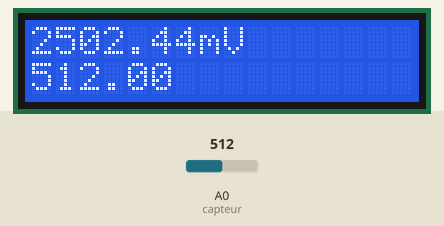
A sketch run on a simulated Arduino Uno, built with avr-gcc and run on an emulated ATmega328P. Parts: 16×2 character LCD. The test bench sets the inputs (shaded band); at power-on: A0 (capteur) = 512. What the sketch prints to the serial monitor is not drawn.

Above: at 1.2 s.
1.3 s: A0 (capteur) set to 211
At 3.6 s:
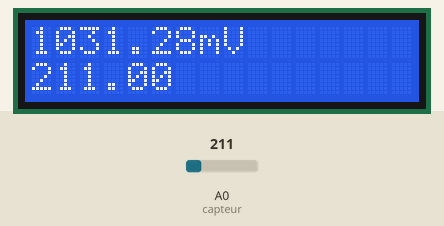
4.6 s: A0 (capteur) set to 190
At 6.8 s:
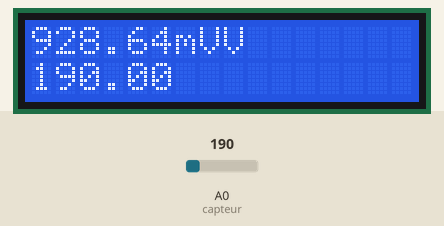
7.6 s: A0 (capteur) set to 22
At 9.9 s:
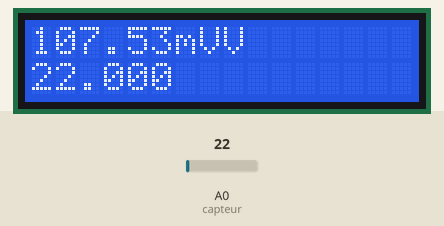
10.7 s: A0 (capteur) set to 19
At 12.9 s:
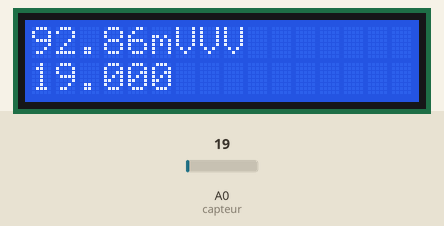
13.7 s: A0 (capteur) set to 0
At 15.7 s:
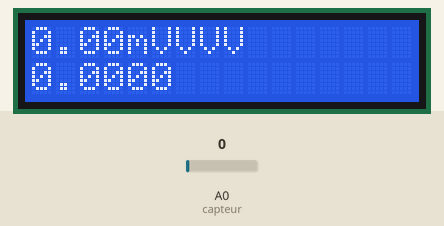
Timing chart, 0 to 17.2 s (numbered marks = the images above; inputs shaded):
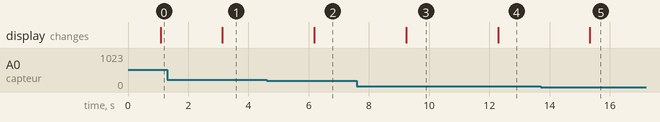

Measured:
- the behaviour switches between 205 and 204 on A0 (capteur) (found by bisection; images 1 and 2)
- the behaviour switches between 21 and 20 on A0 (capteur) (found by bisection; images 3 and 4)
- after the input at 1.3 s, the display: changes after 1.8 s (image 1)
- after the input at 4.6 s, the display: changes after 1.6 s (image 2)
- after the input at 7.6 s, the display: changes after 1.6 s (image 3)
- after the input at 10.7 s, the display: changes after 1.6 s (image 4)
- after the input at 13.7 s, the display: changes after 1.6 s (image 5)

The sketch:

conductimetrie_sur_ecran_i2c.ino
```cpp
#include <Wire.h>
#include <LiquidCrystal_I2C.h>

/*
** Example Arduino sketch for SainSmart I2C LCD Screen 16×2
** based on https://bitbucket.org/celem/sainsmart-i2c-lcd/src/3adf8e0d2443/sainlcdtest.ino
** by
** Edward Comer
** LICENSE: GNU General Public License, version 3 (GPL-3.0)

** This example uses F Malpartida’s NewLiquidCrystal library. Obtain from:
** https://bitbucket.org/fmalpartida/new-liquidcrystal

** Modified – Ian Brennan ianbren at hotmail.com 23-10-2012 to support Tutorial posted to Arduino.cc

** Written for and tested with Arduino 1.0
**
** NOTE: Tested on Arduino Uno whose I2C pins are A4==SDA, A5==SCL

*/


// configuration de l'écran

#include <Wire.h>
#include <LCD.h>
#include <LiquidCrystal_I2C.h>


#define I2C_ADDR 0x3F // <<—– Mettre votre adresse
#define BACKLIGHT_PIN 3
#define En_pin 2
#define Rw_pin 1
#define Rs_pin 0
#define D4_pin 4
#define D5_pin 5
#define D6_pin 6
#define D7_pin 7

int n = 1;  //sert au fonctionnement de l'écran..

LiquidCrystal_I2C lcd(I2C_ADDR,En_pin,Rw_pin,Rs_pin,D4_pin,D5_pin,D6_pin,D7_pin);


// définitions des variables pour le calcul de la conductimétrie
int capteur =0;// Le capteur est sur la pin A0
float mesure =0;// Variable de stockage de la valeur lue
//float voltagemap =6;  //valeur lue monvertie en volts
float tension=6;  //valeur lue convertie en volts
float conductance=0;
float conductivite=0;


void setup()
{
Serial.begin (9600);// Démarrage de la liaison série

lcd.begin (16, 2); // <<—– My LCD was 16×2
// Switch on the backlight
lcd.setBacklightPin(BACKLIGHT_PIN,POSITIVE);
lcd.setBacklight(HIGH);
}

void loop()
{

mesure = analogRead (capteur);// Lecture de la valeur du capteur
tension = (mesure * 5) / 1023;
conductance= (5-tension)/(tension*4066);
//conductivite= conductance*1000000000;
conductivite= ( (5-tension)/(tension*4066) *1278)-0.0;

Serial.println (mesure);// Affichage de la valeur
//Serial.println (voltagemap);  //affiche le voltage
Serial.println (tension*1000);
//Serial.println (conductance);
//Serial.println (conductivite);
Serial.println ();
delay (1000);// Attendre 1s avant la prochaine lecture


lcd.home (); // go home
lcd.print(tension*1000); lcd.print ("mV");
//lcd.setCursor (10,0); lcd.print (conductance*100000);
lcd.setCursor (0,1);
//lcd.print(conductivite);
lcd.print (mesure);
}
```
